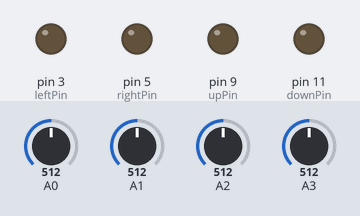
This sketch was run on a simulated Arduino Uno, built with avr-gcc and run on an emulated ATmega328P. Shown: output pins drawn as LEDs (lit = HIGH). The inputs (shaded band) are chosen by the test bench; at power-on: A0 = 512, A2 = 512, A1 = 512, A3 = 512. What the sketch prints to the serial monitor is not drawn.

Above: at 1.2 s.
1.3 s: A0 set to 599
2.8 s: A0 set to 630
At 3.6 s:
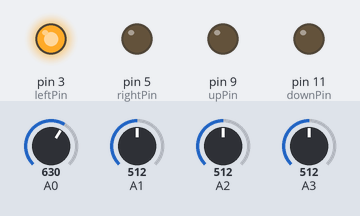
4.3 s: A2 set to 600
5.8 s: A2 set to 629
At 7.0 s:
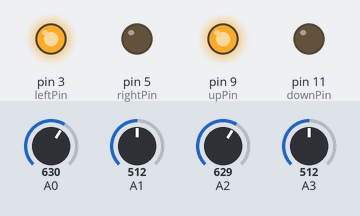
7.3 s: A1 set to 537
At 8.0 s:
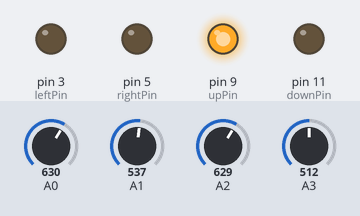
8.8 s: A3 set to 992
At 9.1 s:
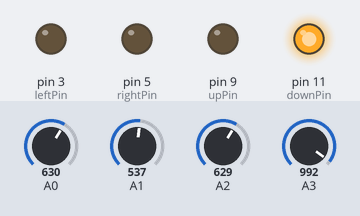
Timing chart, 0 to 11.3 s (numbered marks = the images above; inputs shaded):
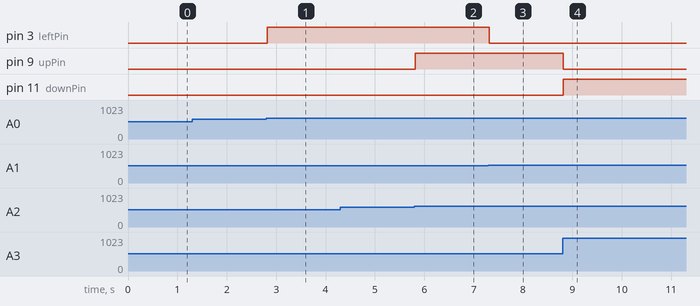

Measured:
- the behaviour switches between 614 and 615 on A0 (found by bisection; images 0 and 1)
- the behaviour switches between 614 and 615 on A2 (found by bisection; images 1 and 2)
- the behaviour switches between 527 and 528 on A1 (found by bisection; images 2 and 3)
- after the input at 2.8 s, pin 3 (leftPin): LOW → HIGH at once
- after the input at 5.8 s, pin 9 (upPin): LOW → HIGH at once
- after the input at 7.3 s, pin 3 (leftPin): HIGH → LOW at once
- after the input at 8.8 s, pin 9 (upPin): HIGH → LOW at once; pin 11 (downPin): LOW → HIGH at once

The sketch:

Test_Solar_Track.ino
```cpp
//Test Solar track

int leftPin=3;
int rightPin=5;
int upPin=9;
int downPin=11;


int leftRe = A0;
int rightRe = A1;
int upRe = A2;
int downRe = A3;


float voltage0=0;
float voltage1=0;
float voltage2=0;
float voltage3=0;


float calculate (int inputserial)
{
  float readvalue=0;
  float voltage=0;
  readvalue=analogRead(inputserial);
  voltage=(readvalue+1)*5/1024;
  return voltage;
}


void setup()
{
  pinMode(leftPin,OUTPUT);
  pinMode(rightPin,OUTPUT);
  pinMode(upPin,OUTPUT);
  pinMode(downPin,OUTPUT);
  Serial.begin(57600);
}

void loop()
{
  //calculate voltage
  voltage0=calculate(leftRe);
  Serial.print("The voltage0 is:");
  Serial.println(voltage0);

  voltage1=calculate(rightRe);
  Serial.print("The voltage1 is:");
  Serial.println(voltage1);

  voltage2=calculate(upRe);
  Serial.print("The voltage2 is:");
  Serial.println(voltage2);

  voltage3=calculate(downRe);
  Serial.print("The voltage3 is:");
  Serial.println(voltage3);

  //compare: left/right

  if(voltage0>=voltage1-0.5&&voltage0<=voltage1+0.5)
  {
    digitalWrite(leftPin,LOW);
    digitalWrite(rightPin,LOW);
  }

  if(voltage0<voltage1-0.5)
  {
    analogWrite(rightPin, 255);
    digitalWrite(leftPin,LOW);
  }

  if(voltage0>voltage1+0.5)
  {
    analogWrite(leftPin,255);
    digitalWrite(rightPin,LOW);
  }

  //compare: up/down

  if(voltage2>=voltage3-0.5&&voltage2<=voltage3+0.5)
  {
    digitalWrite(upPin,LOW);
    digitalWrite(downPin,LOW);
  }

  if(voltage2<voltage3-0.5)
  {
    analogWrite(downPin,255);
    //digitalWrite(downPin,HIGH);
    digitalWrite(upPin,LOW);
  }

  if(voltage2>voltage3+0.5)
  {
    analogWrite(upPin,255);
    digitalWrite(downPin,LOW);
  }
  Serial.print("\n");
  //delay(2000);
}
```
